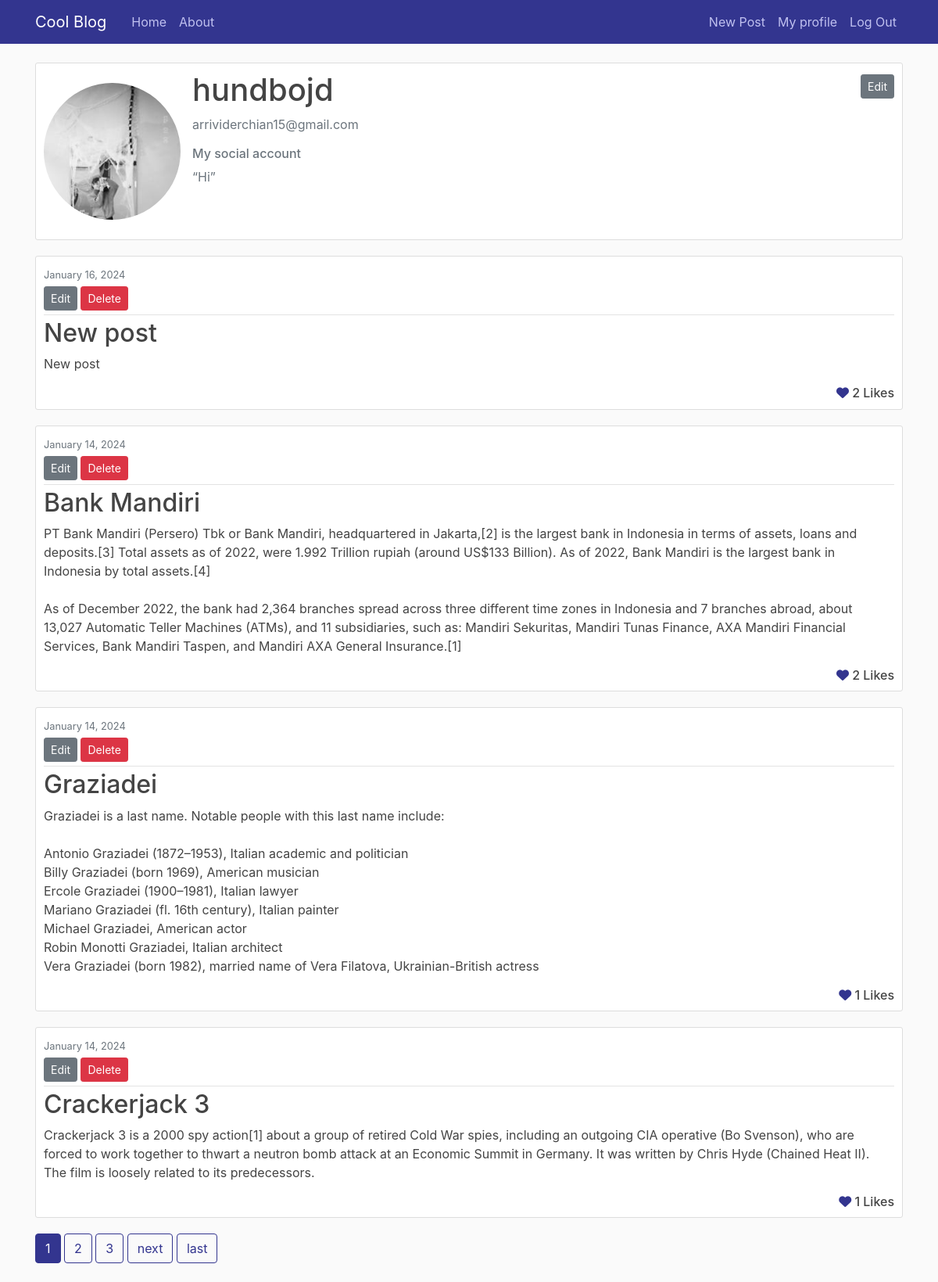
Before: /profile/1/ (signed in) with the older database file.
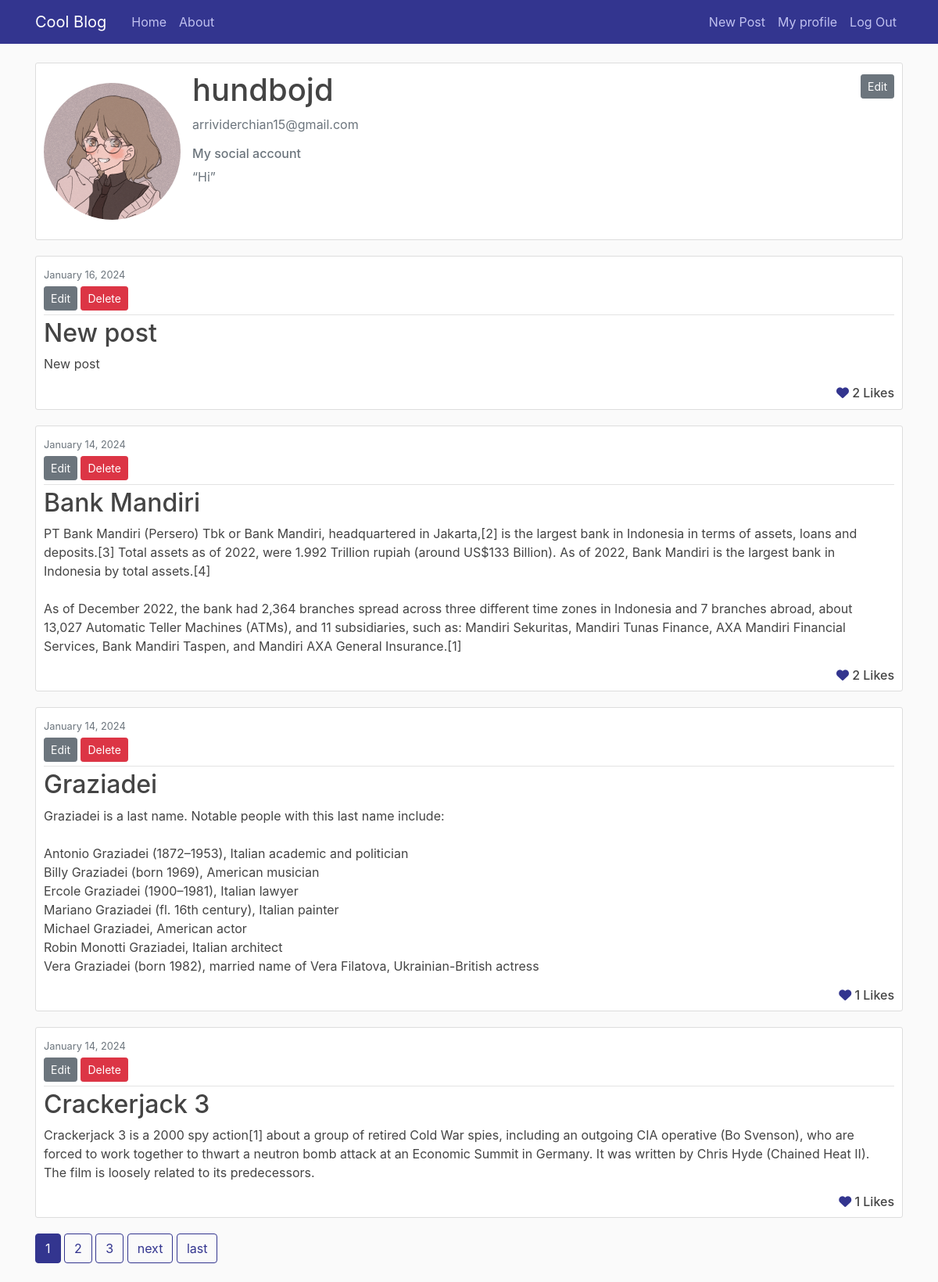
After: the same page with the newer database file.
### users/models.py (models this page shows, shortened)
class Profile(models.Model):
    user = models.OneToOneField(User, on_delete=models.CASCADE)
    image = models.ImageField(default='default.jpg', upload_to='profile_pics')
    bio = models.CharField(null=True, blank=True, max_length=150)
    city = models.CharField(null=True, blank=True, max_length=20)
    social = models.CharField(null=True, blank=True, max_length=100)

### users/views.py (the view)
# urls.py: path('profile/', include('users.urls')),
def profile(request, pk):
    if request.user.is_authenticated:
        profile = Profile.objects.get(user_id=pk)
        posts = Post.objects.filter(author_id=pk).order_by("-date_posted")
        p = Paginator(posts, 4)
        page_number = request.GET.get("page")
        page_obj = p.get_page(page_number)
        return render(request, 'users/profile.html', {'profile': profile, 'posts': posts, 'page_obj': page_obj})
    else:
        messages.success(request, 'You must sign in to view this page!')
        return redirect('login')

### blog/models.py (called while the page is built)
    def number_of_likes(self):
        return self.likes.count()

### users/templates/users/profile.html (shortened to what this page needs)
{% extends "blog/base.html" %}
{% load crispy_forms_tags %}
{% block content %}
  <div class="content-section">
    <div class="media">
      <img class="rounded-circle account-img" src="{{ profile.user.profile.image.url }}">
      <div class="media-body">
       <div class="col-md-12">
        <h2 class="account-heading">{{ profile.user.username }}</h2>
        <p class="text-secondary">{{ profile.user.email }}</p>
        {% if profile.user.profile.social %}
        <h6><a class="text-secondary" href=" {{profile.user.profile.social}} " target="_blank">My social account</a></h6>
        {% endif %}
        {% if profile.user.profile.bio %}
          <q class="text-secondary">{{ profile.user.profile.bio }}</q>
        {% endif %}
      </div>
    </div>
    {% if profile.user == user %}
      <div>
        <span style="float : right;"><a class="btn btn-secondary btn-sm mt-1 mb-1" href="{% url 'profile-edit' user.id %}">Edit</a></span>
      </div>
    {% endif %}
    </div>
  </div>
    {% if posts %}
      {% for post in page_obj %}
        <article class="media content-section">
          <div class="media-body">
            <div class="article-metadata">
              <small class="text-muted">{{ post.date_posted|date:"F d, Y" }}</small>
              {% if post.author == user %}
                  <div>
                    <a class="btn btn-secondary btn-sm mt-1 mb-1" href="{% url 'post-edit' post.id%}">Edit</a>
                    <a class="btn btn-danger btn-sm mt-1 mb-1" href="{% url 'post-delete' post.id %}">Delete</a>
                  </div>
              {% endif %}
            </div>
            <h2><a class="article-title" href="{% url 'post-detail' post.id %}">{{ post.title }}</a></h2>
            <p class="article-content">{{ post.content }}</p>
            {% if user in post.likes.all %}
                <h6 ><span style="float : right;"><a href="{% url 'post-likes' post.id %}"style=color:#33358f><i class="fa-solid fa-heart"></i></a> {{post.number_of_likes}} Likes</span> </h6>
            {% else %}
                <h6><span style="float : right;"><a href="{% url 'post-likes' post.id %}" style=color:#66666e><i class="fa fa-heart-o "></i></a> {{post.number_of_likes}} Likes</span> </h6>
            {% endif %}
          </div>
        </article>
      {% endfor %}
      <div class="pagination">
        <span class="step-links">
            {% for num in page_obj.paginator.page_range %}
                {% if page_obj.number == num %}
                    <a class='btn btn-info mb-4' href="?page={{num}}">{{ num }}</a>
                {% elif num > page_obj.number|add:'-3' and num < page_obj.number|add:'3'%}
                    <a class='btn btn-outline-info mb-4' href="?page={{num}}">{{ num }}</a>
                {% endif %}
            {% endfor %}
            {% if page_obj.has_next %}
                <a class='btn btn-outline-info mb-4' href="?page={{page_obj.next_page_number}}">next</a>
                <a class='btn btn-outline-info mb-4' href="?page={{page_obj.paginator.num_pages}}">last</a>
            {% endif %}
        </span>
      </div>
    {% endif %}
{% endblock content %}

Changed rows visible on the page:
changed Profile "Hi": user.profile.image: a different picture
